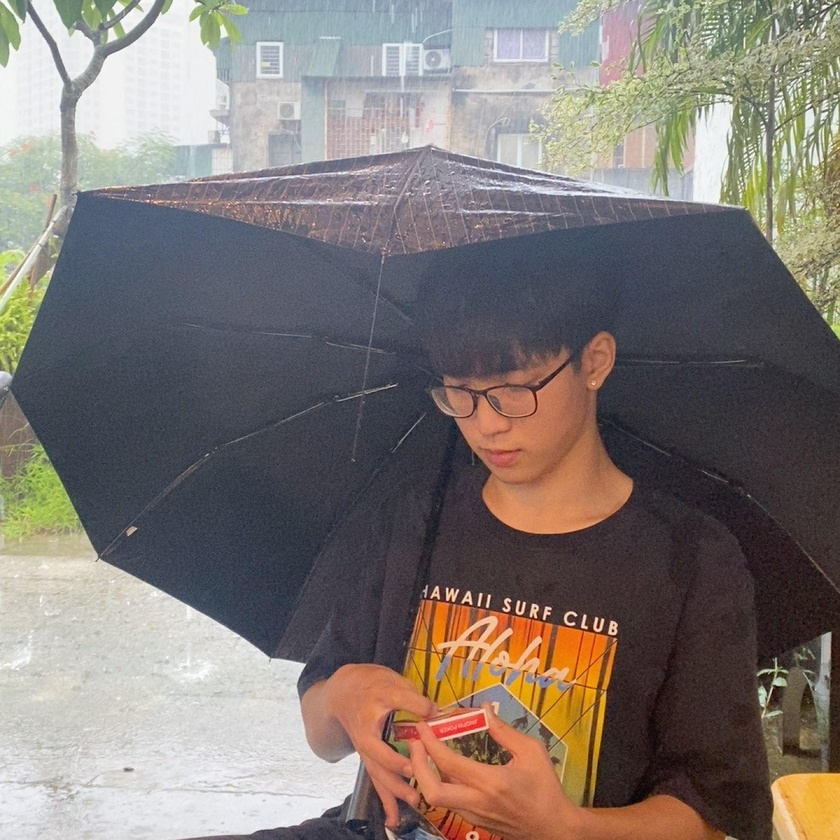
#> input picture input_image.jpg, 840 x 840 px, shrunk from 1440 x 1440 before the run
$ python index.py
#> lines starting #> are read from the running program, lines starting #| are printed output that depends on the picture
import cv2
import numpy as np
from matplotlib import pyplot as plt

def filter(image, cutoff_freq):
    # Convert image to grayscale if it's not already
    if len(image.shape) > 2:
        gray_image = cv2.cvtColor(image, cv2.COLOR_BGR2GRAY)
    else:
        gray_image = image

    # Perform Fourier Transform
    f_transform = np.fft.fft2(gray_image)
    f_shift = np.fft.fftshift(f_transform)

    # Create a mask for filtering
    rows, cols = gray_image.shape
    crow, ccol = rows // 2, cols // 2
    mask = np.zeros((rows, cols), np.uint8)
    mask[crow - cutoff_freq:crow + cutoff_freq, ccol - cutoff_freq:ccol + cutoff_freq] = 1

    # Apply mask to Fourier-transformed image
    f_shift_filtered = f_shift * mask

    # Perform Inverse Fourier Transform
    f_ishift = np.fft.ifftshift(f_shift_filtered)
    img_back = np.fft.ifft2(f_ishift)
    img_back = np.abs(img_back)

    return img_back

# Get user input for image path and cutoff frequency
image_path = input("Enter the path to the input image: ")
#> the answer given: input_image.jpg
cutoff_frequency = int(input("Enter the cutoff frequency for the low-pass filter: "))
#> the answer given: 3

# Load the image
input_image = cv2.imread(image_path, cv2.IMREAD_COLOR)
#> input_image is the input picture: shape (840, 840, 3); mean B, G, R 115.5, 120.4, 128.6

# Apply filter
filtered_image = filter(input_image, cutoff_frequency)
#> in filter, `gray_image = cv2.cvtColor(image, cv2.COLOR_BGR2GRAY)`:
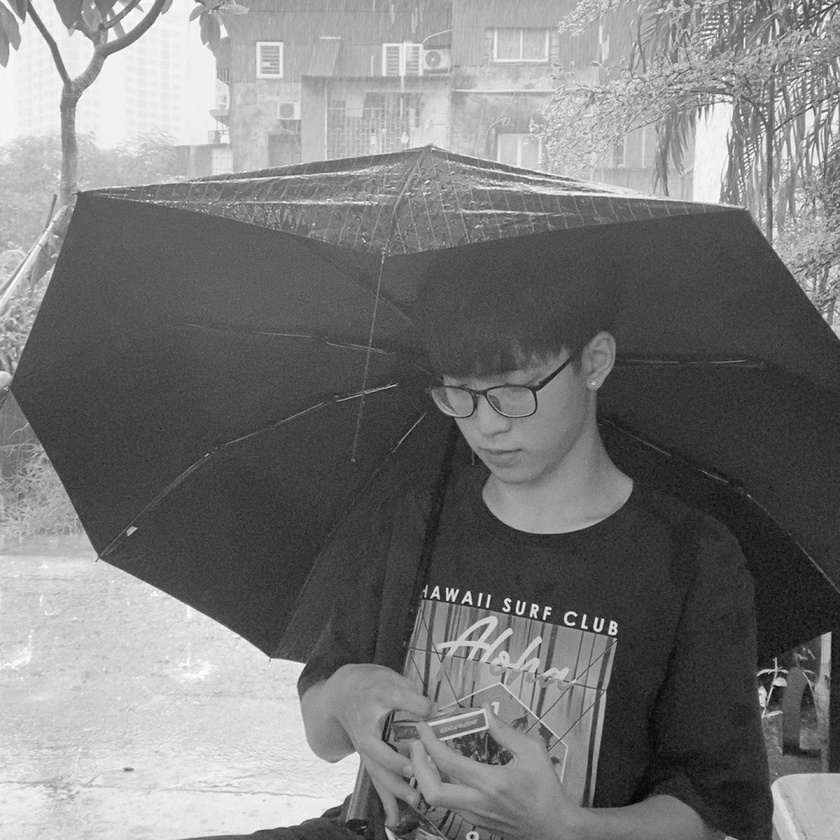
#> gray_image: shape (840, 840); min 3, max 255, mean 122.3
#> in filter, `img_back = np.abs(img_back)`:
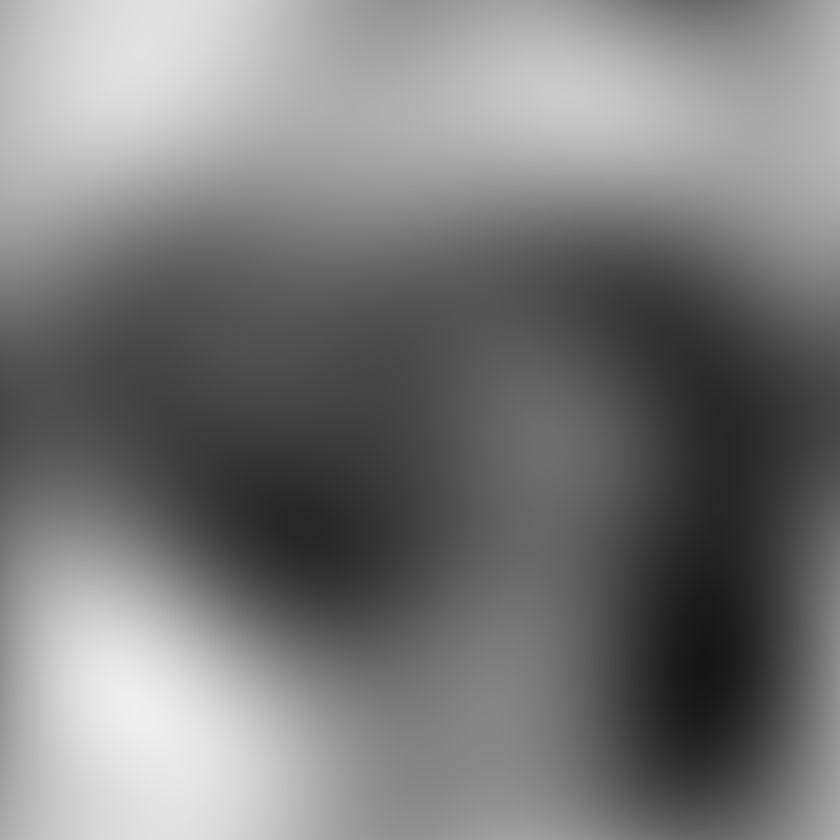
#> img_back: shape (840, 840) float64; min 22.5, max 238.2, mean 122.7

# Display original and filtered images
plt.figure(figsize=(10, 5))
plt.subplot(1, 2, 1), plt.imshow(cv2.cvtColor(input_image, cv2.COLOR_BGR2RGB))
plt.title('Original Image'), plt.xticks([]), plt.yticks([])
plt.subplot(1, 2, 2), plt.imshow(filtered_image, cmap='gray')
plt.title('Filtered Image'), plt.xticks([]), plt.yticks([])
plt.show()
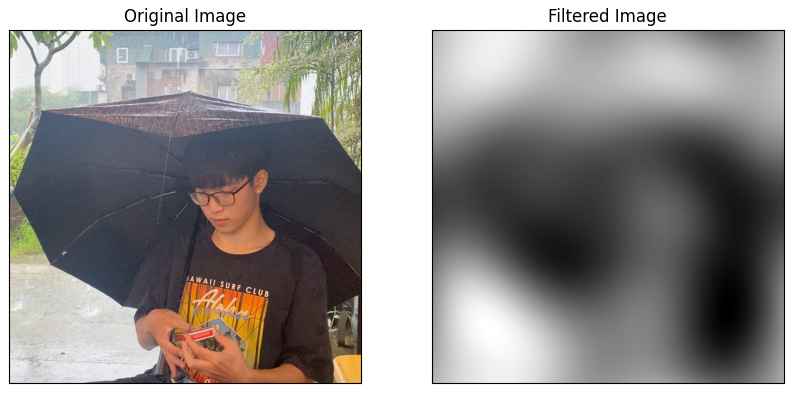
#> figure drawn by matplotlib, 2 panels
